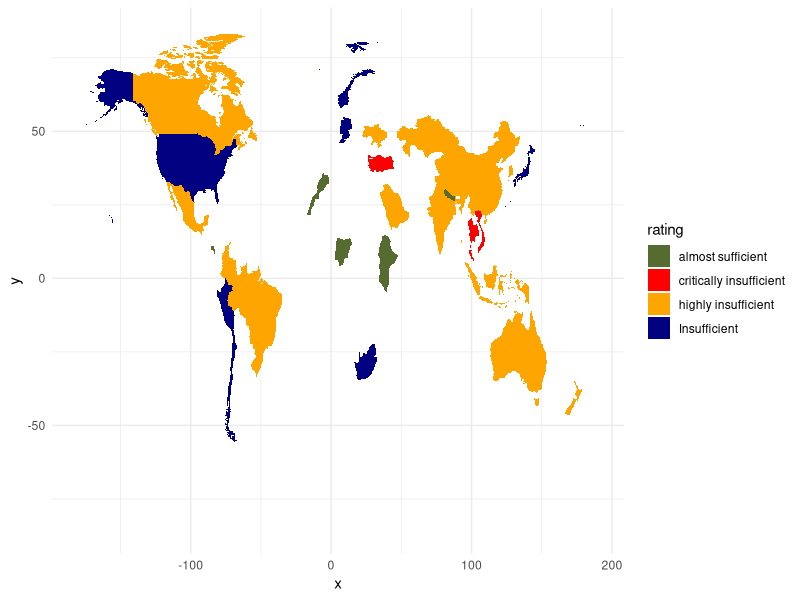
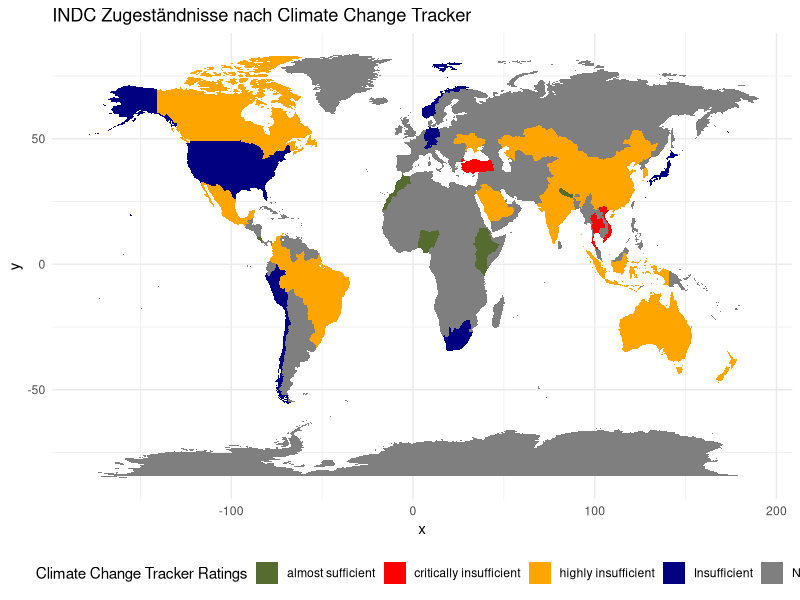

These figures' R source, in order:
#######################################
# ggplot maps
#######################################

library(tidyverse)
library(readxl)
library(ggplot2)

# um die Grafiken einfach zu halten (Stichwort Ink-Data Ratio)
theme_set(theme_minimal())


climatetracker <- read_excel('./data/ratings_climateactiontracker.xlsx') 

#-------
# Geographische Karte darstellen
#-------
ggplot(climatetracker, aes(map_id = country)) +
  geom_map(aes(fill = rating), map = map_data("world")) +
  scale_fill_manual(values=c("darkolivegreen","red","orange","navyblue"))+
  expand_limits(x = map_data("world")$long, y = map_data("world")$lat)

all_countries <- data.frame(country=unique(map_data("world")$region))
climatetracker <- right_join(climatetracker,all_countries)

#-------
ggplot(climatetracker, aes(map_id = country)) +
  geom_map(aes(fill = rating), map = map_data("world")) +
  scale_fill_manual(values=c("darkolivegreen","red","orange","navyblue"))+
  expand_limits(x = map_data("world")$long, y = map_data("world")$lat)+
  labs(title="INDC Zugeständnisse nach Climate Change Tracker",
       fill="Climate Change Tracker Ratings")+
  theme(legend.position = "bottom")

